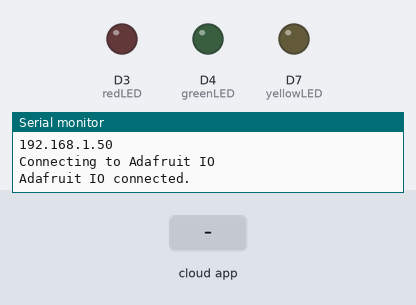
Bench run of a sketch on a simulated ESP8266 (NodeMCU). On the bench: output pins drawn as LEDs (lit = HIGH), the last lines printed to the serial monitor. The inputs (shaded band) are chosen by the test bench. WiFi joins after 1.5 s; servers stay silent unless stated.

Above: at 2.8 s.
2.9 s: the phone or cloud app sets greenLED to 1
At 4.0 s:
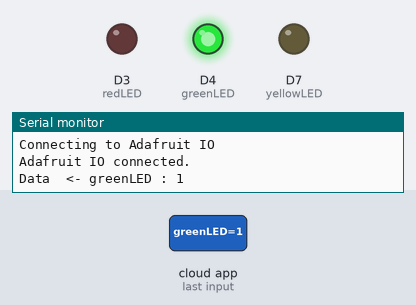
4.4 s: the phone or cloud app sets greenLED to 0
At 5.3 s:
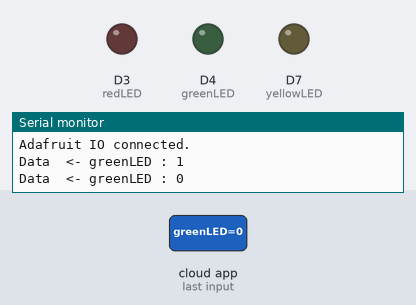
Timing chart, 0 to 7.4 s (numbered marks = the images above; inputs shaded):
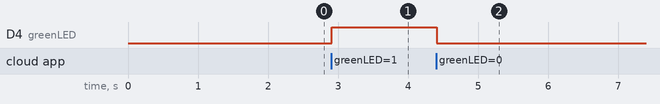

The sketch:

mqtt1.ino
```cpp
#include <ESP8266WiFi.h>
#include "AdafruitIO_WiFi.h"

// Wifi configuration
//const char ssid[] = "CYBERDYNE";
//const char senha[] = "put your pass here";
#define WIFI_SSID "CYBERDYNE"
#define WIFI_PASS "put your pass here"

// Server configuration
WiFiServer server_name(80); // IP:door -> IP:80

// MQTT configuration
#define IO_USERNAME  "rafaelatff"
#define IO_KEY       "aio_UAkf55Pa0KIsF7esrlMiX46tJaWa" // changed from yesterday

AdafruitIO_WiFi io(IO_USERNAME, IO_KEY, WIFI_SSID, WIFI_PASS);
#define greenLED D4

// Topic configuration "rafaelatff/feeds/greenLED"
AdafruitIO_Feed *feed_greenLED = io.feed("greenLED");

// const byte LED_Green = D4;
// const byte greenLED = 2;  // the three can be used, 2 (gpio), D4 (board) and #define
const byte yellowLED = D7;
const byte redLED = D3;
const byte tecla = D0;
#define LDR A0

boolean statusGreenLED = LOW;
boolean statusYellowLED = LOW;
boolean statusRedLED = LOW;

void thingsConfig();
void networkConfig();
void brokerConnection();

void setup() {
  // put your setup code here, to run once:

  // PK2v2 and other things function configuration
  thingsConfig();

  // Configura serial para monitorar conexão via terminal
  Serial.begin(74880);
  delay(100);

  // Network configuration
  networkConfig();

  // Server configuration
  brokerConnection();
}

void loop() {
  // put your main code here, to run repeatedly:
  // check message
  byte state = io.run();

  // check connection
  if(state == AIO_NET_DISCONNECTED | state == AIO_DISCONNECTED){
    brokerConnection(); // if disconnected, connect again
  }
}
// Handler for the greenLED
void handle_greenLED(AdafruitIO_Data *data) {

  // Message
  Serial.print("Data  <- ");
  Serial.print(data->feedName());
  Serial.print(" : ");
  Serial.println(data->value());

  // Write greenLED output
  if(data->isTrue()) digitalWrite(greenLED, HIGH);
  else digitalWrite(greenLED, LOW);
}

void networkConfig(){
  Serial.print("\r\n"); // new line and carriage return
  Serial.print("Connecting to the network ");
  Serial.println(WIFI_SSID);

  WiFi.begin(WIFI_SSID, WIFI_PASS);
  while (WiFi.status() != WL_CONNECTED) {
    delay(500);
    Serial.print(".");
  }

  Serial.println(" ");
  Serial.println("WiFi Connected");
  Serial.println("IP Address:");
  Serial.println(WiFi.localIP());
}

void thingsConfig(){
  // Digital output configuration
  pinMode(greenLED,OUTPUT);
  pinMode(yellowLED,OUTPUT);
  pinMode(redLED,OUTPUT);

  // Digital input configuration
  pinMode(tecla,INPUT); // 10k pull-up
}

void brokerConnection(){
  Serial.print("Connecting to Adafruit IO");

  // Call the connection to io.adafruit.com
  io.connect();

  // call a handler to receibe the message of the greenLED
  feed_greenLED->onMessage(handle_greenLED);

  // Wait for connection to be completed
  while(io.status() < AIO_CONNECTED) {
    Serial.print(".");
    delay(500);
  }

  // Connected
  Serial.println('\r');
  Serial.println(io.statusText());

  // Update feed status
  feed_greenLED->get();
}
```

Measured:
- after the input at 2.9 s, D4 (greenLED): LOW → HIGH at once
- after the input at 4.4 s, D4 (greenLED): HIGH → LOW at once
